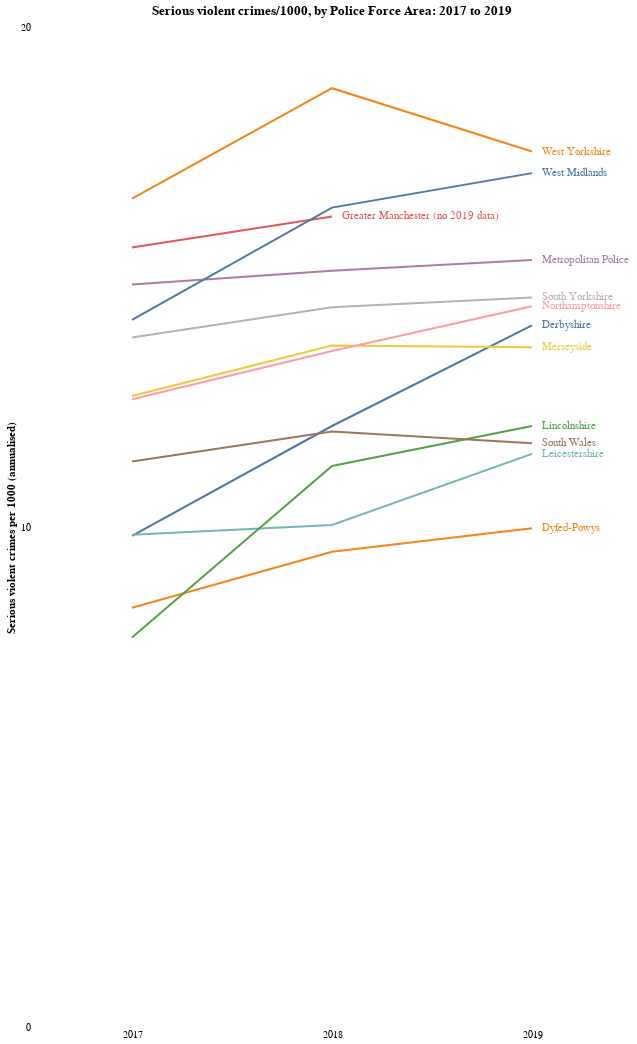

The cell this chart's notebook holds for it:
### Code cell
line = alt.Chart(police_force_crime, title='Serious violent crimes/1000, by Police Force Area: 2017 to 2019').mark_line().encode(
    x=alt.X('year:O', axis=alt.Axis(title=None, ticks=False, labelAngle=0)),
    y=alt.Y('total_per_1000:Q', axis=alt.Axis(title='Serious violent crimes per 1000 (annualised)', ticks=False, values=[0, 10, 20, 30, 40, 50])),
    color=alt.Color('force_name:N', legend=None)
)

text = line.mark_text(
    align='left',
    baseline='middle',
    dx=10  # Nudges text to right so it doesn't appear on top of the bar
).encode(
    text='label:N'
)

(line + text).configure_axis(
    grid=False,
    domain=False
).configure_view(
    strokeWidth=0
).properties(
    width=600,
    height=1000)

### Figure 1 — Vega-Lite specification as saved in the notebook (floating-point values rounded to 4 significant figures)
{"config": {"view": {"continuousWidth": 400, "continuousHeight": 300, "strokeWidth": 0}, "axis": {"domain": false, "grid": false}}, "layer": [{"mark": "line", "encoding": {"color": {"type": "nominal", "field": "force_name", "legend": null}, "x": {"type": "ordinal", "axis": {"labelAngle": 0, "ticks": false, "title": null}, "field": "year"}, "y": {"type": "quantitative", "axis": {"ticks": false, "title": "Serious violent crimes per 1000 (annualised)", "values": [0, 10, 20, 30, 40, 50]}, "field": "total_per_1000"}}, "title": "Serious violent crimes/1000, by Police Force Area: 2017 to 2019"}, {"mark": {"type": "text", "align": "left", "baseline": "middle", "dx": 10}, "encoding": {"color": {"type": "nominal", "field": "force_name", "legend": null}, "text": {"type": "nominal", "field": "label"}, "x": {"type": "ordinal", "axis": {"labelAngle": 0, "ticks": false, "title": null}, "field": "year"}, "y": {"type": "quantitative", "axis": {"ticks": false, "title": "Serious violent crimes per 1000 (annualised)", "values": [0, 10, 20, 30, 40, 50]}, "field": "total_per_1000"}}, "title": "Serious violent crimes/1000, by Police Force Area: 2017 to 2019"}], "data": {"name": "data-7311a5cce2e5802b9c5c7b209009f37e"}, "height": 1000, "width": 600, "$schema": "https://vega.github.io/schema/vega-lite/v4.8.1.json", "datasets": {"data-7311a5cce2e5802b9c5c7b209009f37e": [{"force_name": "Derbyshire", "total": 10140.0, "year": 2017, "PoliceForce": "Derbyshire", "population": 1032000.0, "total_per_1000": 9.825, "delta_from_2019_mean": 0.0, "label": ""}, {"force_name": "Dyfed-Powys", "total": 4333.0, "year": 2017, "PoliceForce": "Dyfed-Powys", "population": 516800.0, "total_per_1000": 8.384, "delta_from_2019_mean": 0.0, "label": ""}, {"force_name": "Greater Manchester", "total": 43640.0, "year": 2017, "PoliceForce": "Greater Manchester", "population": 2799000.0, "total_per_1000": 15.59, "delta_from_2019_mean": 0.0, "label": ""}, {"force_name": "Leicestershire", "total": 10670.0, "year": 2017, "PoliceForce": "Leicestershire", "population": 1083000.0, "total_per_1000": 9.847, "delta_from_2019_mean": 0.0, "label": ""}, {"force_name": "Lincolnshire", "total": 5852.0, "year": 2017, "PoliceForce": "Lincolnshire", "population": 751200.0, "total_per_1000": 7.79, "delta_from_2019_mean": 0.0, "label": ""}, {"force_name": "Merseyside", "total": 17880.0, "year": 2017, "PoliceForce": "Merseyside", "population": 1417000.0, "total_per_1000": 12.62, "delta_from_2019_mean": 0.0, "label": ""}, {"force_name": "Metropolitan Police", "total": 130100.0, "year": 2017, "PoliceForce": "Metropolitan Police", "population": 8762000.0, "total_per_1000": 14.85, "delta_from_2019_mean": 0.0, "label": ""}, {"force_name": "Northamptonshire", "total": 9307.0, "year": 2017, "PoliceForce": "Northamptonshire", "population": 741200.0, "total_per_1000": 12.56, "delta_from_2019_mean": 0.0, "label": ""}, {"force_name": "South Wales", "total": 14980.0, "year": 2017, "PoliceForce": "South Wales", "population": 1324000.0, "total_per_1000": 11.31, "delta_from_2019_mean": 0.0, "label": ""}, {"force_name": "South Yorkshire", "total": 19210.0, "year": 2017, "PoliceForce": "South Yorkshire", "population": 1393000.0, "total_per_1000": 13.79, "delta_from_2019_mean": 0.0, "label": ""}, {"force_name": "West Midlands", "total": 40970.0, "year": 2017, "PoliceForce": "West Midlands", "population": 2897000.0, "total_per_1000": 14.14, "delta_from_2019_mean": 0.0, "label": ""}, {"force_name": "West Yorkshire", "total": 38220.0, "year": 2017, "PoliceForce": "West Yorkshire", "population": 2307000.0, "total_per_1000": 16.57, "delta_from_2019_mean": 0.0, "label": ""}, {"force_name": "Derbyshire", "total": 12610.0, "year": 2018, "PoliceForce": "Derbyshire", "population": 1049000.0, "total_per_1000": 12.02, "delta_from_2019_mean": 0.0, "label": ""}, {"force_name": "Dyfed-Powys", "total": 4912.0, "year": 2018, "PoliceForce": "Dyfed-Powys", "population": 516800.0, "total_per_1000": 9.505, "delta_from_2019_mean": 0.0, "label": ""}, {"force_name": "Greater Manchester", "total": 45370.0, "year": 2018, "PoliceForce": "Greater Manchester", "population": 2799000.0, "total_per_1000": 16.21, "delta_from_2019_mean": 0.0, "label": "Greater Manchester (no 2019 data)"}, {"force_name": "Leicestershire", "total": 10880.0, "year": 2018, "PoliceForce": "Leicestershire", "population": 1083000.0, "total_per_1000": 10.04, "delta_from_2019_mean": 0.0, "label": ""}, {"force_name": "Lincolnshire", "total": 8430.0, "year": 2018, "PoliceForce": "Lincolnshire", "population": 751200.0, "total_per_1000": 11.22, "delta_from_2019_mean": 0.0, "label": ""}, {"force_name": "Merseyside", "total": 19310.0, "year": 2018, "PoliceForce": "Merseyside", "population": 1417000.0, "total_per_1000": 13.63, "delta_from_2019_mean": 0.0, "label": ""}, {"force_name": "Metropolitan Police", "total": 133400.0, "year": 2018, "PoliceForce": "Metropolitan Police", "population": 8817000.0, "total_per_1000": 15.12, "delta_from_2019_mean": 0.0, "label": ""}, {"force_name": "Northamptonshire", "total": 10020.0, "year": 2018, "PoliceForce": "Northamptonshire", "population": 741200.0, "total_per_1000": 13.52, "delta_from_2019_mean": 0.0, "label": ""}, {"force_name": "South Wales", "total": 15770.0, "year": 2018, "PoliceForce": "South Wales", "population": 1324000.0, "total_per_1000": 11.91, "delta_from_2019_mean": 0.0, "label": ""}, {"force_name": "South Yorkshire", "total": 20060.0, "year": 2018, "PoliceForce": "South Yorkshire", "population": 1393000.0, "total_per_1000": 14.4, "delta_from_2019_mean": 0.0, "label": ""}, {"force_name": "West Midlands", "total": 47480.0, "year": 2018, "PoliceForce": "West Midlands", "population": 2897000.0, "total_per_1000": 16.39, "delta_from_2019_mean": 0.0, "label": ""}, {"force_name": "West Yorkshire", "total": 43320.0, "year": 2018, "PoliceForce": "West Yorkshire", "population": 2307000.0, "total_per_1000": 18.78, "delta_from_2019_mean": 0.0, "label": ""}, {"force_name": "Derbyshire", "total": 14780.0, "year": 2019, "PoliceForce": "Derbyshire", "population": 1053000.0, "total_per_1000": 14.03, "delta_from_2019_mean": 0.2429, "label": "Derbyshire"}, {"force_name": "Dyfed-Powys", "total": 5168.0, "year": 2019, "PoliceForce": "Dyfed-Powys", "population": 518100.0, "total_per_1000": 9.976, "delta_from_2019_mean": -3.814, "label": "Dyfed-Powys"}, {"force_name": "Greater Manchester", "total": 40470.0, "year": 2019, "PoliceForce": "Greater Manchester", "population": null, "total_per_1000": null, "delta_from_2019_mean": null, "label": "Greater Manchester"}, {"force_name": "Leicestershire", "total": 12530.0, "year": 2019, "PoliceForce": "Leicestershire", "population": 1093000.0, "total_per_1000": 11.46, "delta_from_2019_mean": -2.328, "label": "Leicestershire"}, {"force_name": "Lincolnshire", "total": 9085.0, "year": 2019, "PoliceForce": "Lincolnshire", "population": 755800.0, "total_per_1000": 12.02, "delta_from_2019_mean": -1.77, "label": "Lincolnshire"}, {"force_name": "Merseyside", "total": 19350.0, "year": 2019, "PoliceForce": "Merseyside", "population": 1423000.0, "total_per_1000": 13.59, "delta_from_2019_mean": -0.1953, "label": "Merseyside"}, {"force_name": "Metropolitan Police", "total": 136500.0, "year": 2019, "PoliceForce": "Metropolitan Police", "population": 8899000.0, "total_per_1000": 15.34, "delta_from_2019_mean": 1.548, "label": "Metropolitan Police"}, {"force_name": "Northamptonshire", "total": 10780.0, "year": 2019, "PoliceForce": "Northamptonshire", "population": 747600.0, "total_per_1000": 14.42, "delta_from_2019_mean": 0.6251, "label": "Northamptonshire"}, {"force_name": "South Wales", "total": 15540.0, "year": 2019, "PoliceForce": "South Wales", "population": 1331000.0, "total_per_1000": 11.67, "delta_from_2019_mean": -2.116, "label": "South Wales"}, {"force_name": "South Yorkshire", "total": 20470.0, "year": 2019, "PoliceForce": "South Yorkshire", "population": 1403000.0, "total_per_1000": 14.59, "delta_from_2019_mean": 0.8004, "label": "South Yorkshire"}, {"force_name": "West Midlands", "total": 49740.0, "year": 2019, "PoliceForce": "West Midlands", "population": 2913000.0, "total_per_1000": 17.08, "delta_from_2019_mean": 3.287, "label": "West Midlands"}, {"force_name": "West Yorkshire", "total": 40630.0, "year": 2019, "PoliceForce": "West Yorkshire", "population": 2320000.0, "total_per_1000": 17.51, "delta_from_2019_mean": 3.72, "label": "West Yorkshire"}]}}
